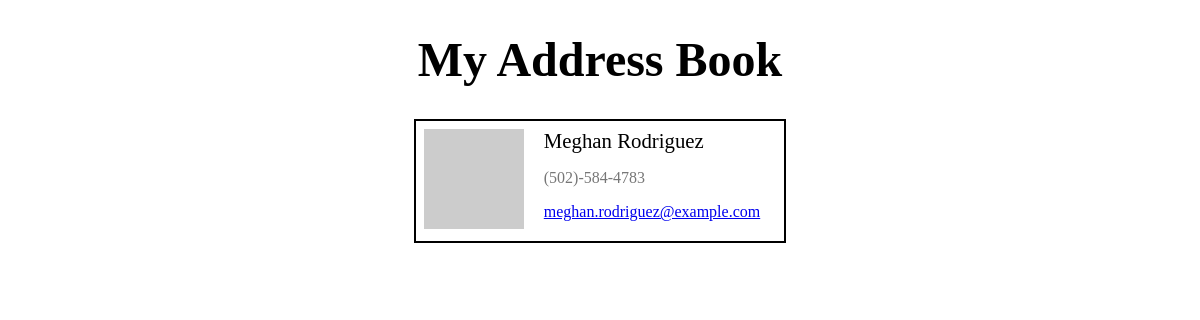
Page /3 on the committed database.
### contacts/models.py (models this page shows, shortened)
class Contact(models.Model):
    firstname = models.CharField(max_length=50)
    lastname = models.CharField(max_length=50)
    email = models.CharField(max_length=100)
    phone = models.CharField(max_length=15)
    photo = models.CharField(max_length=250)

### contacts/views.py (the view)
# urls.py: path('<int:contactid>',  views.show_contact ),
def show_contact(request,contactid):
    try:
        contact = Contact.objects.get(id=contactid)
        return render(request, 'index.html', {'contacts': [contact]})
    except Contact.DoesNotExist:
        return HttpResponse(f'<h1>Unable to locate product whose id is {contactid}</h1>')

### addressbook/templates/index.html (shortened to what this page needs)
<!DOCTYPE html>
<html lang="en">
<head>
</head>
<body>
    <h1>My Address Book</h1>
    <div class="rolodex">
        {% for contact in contacts %}
        <div class="card">
            <div class="photo">
                <a href="/{{ contact.id }}"><img src="{{ contact.photo }}" alt=""></a>
            </div>
            <div class="name">{{ contact.firstname}} {{ contact.lastname}}</div>
            <div class="phone">{{ contact.phone}}</div>
            <div class="emal"><a href="mailto:{{ contact.email }}">{{ contact.email }}</a></div>
        </div>
        {% endfor %}
    </div>
</body>
</html>

### addressbook/templates/index.html (style rules this page uses)
.rolodex { display: flex; flex-wrap: wrap; align-items: center; justify-content: center; gap: .5rem; margin-top: 1rem; }
.card { display: grid; grid-template-columns: (100px, auto); grid-template-rows: repeat(3, auto); gap: 0.25rem; border: 2px solid black; padding: 0.5rem; min-width: 22rem; }
.card .photo { grid-column: 1 / 2; grid-row: 1 / -1; width: 100px; }
.card .photo img { width: 100%; object-fit: cover; }
.card .name { grid-column: 2 / 3; font-size: 1.3rem; }
.card .phone { grid-column: 2 / 3; font-size: 1rem; color: #777; }
h1 { text-align: center; font-size: 3rem; }

### rows in the picture
Contact: firstname "Meghan", lastname "Rodriguez", phone "(502)-584-4783", email "meghan.rodriguez@example.com"
